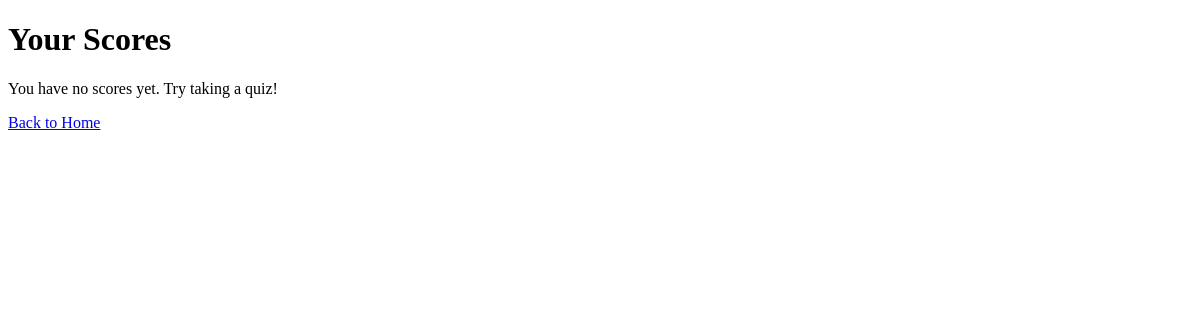
Before: /scores (signed in) with the older database file.
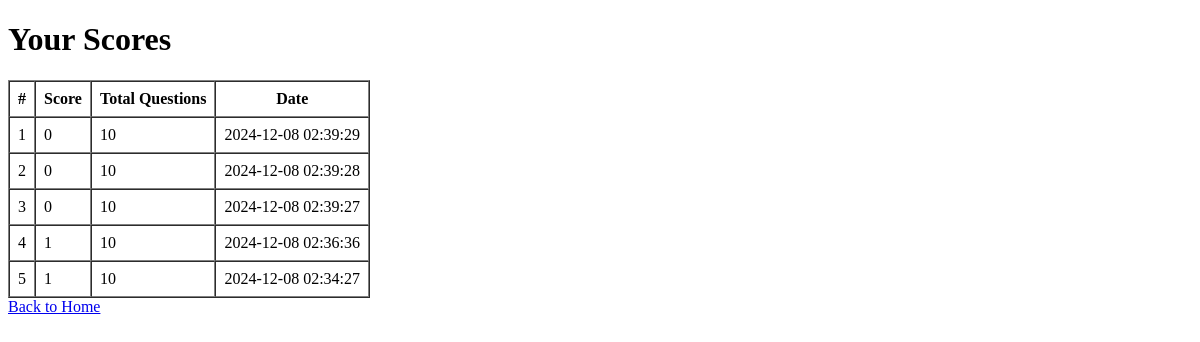
After: the same page with the newer database file.
### app.py (models this page shows)
class Score(db.Model):
    id = db.Column(db.Integer, primary_key=True)
    user_id = db.Column(db.Integer, db.ForeignKey('user.id'), nullable=False)
    score = db.Column(db.Integer, nullable=False)
    total_questions = db.Column(db.Integer, nullable=False)
    date = db.Column(db.DateTime, default=db.func.current_timestamp())

### app.py (the view)
@app.route('/scores')
@login_required
def scores():
    user_scores = Score.query.filter_by(user_id=current_user.id).order_by(Score.date.desc()).all()
    return render_template('scores.html', scores=user_scores)

### app.py (called while the page is built)
@login_manager.user_loader
def load_user(user_id):
    return User.query.get(int(user_id))

### templates/scores.html (shortened to what this page needs)
<!DOCTYPE html>
<html lang="en">
<head>
</head>
<body>
    <h1>Your Scores</h1>
    {% if scores and scores|length > 0 %}
        <table border="1" cellspacing="0" cellpadding="8">
            <thead>
                <tr>
                    <th>#</th>
                    <th>Score</th>
                    <th>Total Questions</th>
                    <th>Date</th>
                </tr>
            </thead>
            <tbody>
                {% for score in scores %}
                <tr>
                    <td>{{ loop.index }}</td>
                    <td>{{ score.score }}</td>
                    <td>{{ score.total_questions }}</td>
                    <td>{{ score.date.strftime('%Y-%m-%d %H:%M:%S') }}</td>
                </tr>
                {% endfor %}
            </tbody>
        </table>
    {% else %}
        <p>You have no scores yet. Try taking a quiz!</p>
    {% endif %}
    <a href="{{ url_for('home') }}">Back to Home</a>
</body>
</html>

Changed rows visible on the page:
added Score: score "0", total_questions "10", date "2024-12-08 02:39:29"
added Score: score "0", total_questions "10", date "2024-12-08 02:39:28"
added Score: score "0", total_questions "10", date "2024-12-08 02:39:27"
added Score: score "1", total_questions "10", date "2024-12-08 02:36:36"
added Score: score "1", total_questions "10", date "2024-12-08 02:34:27"
Other visible differences:
text no longer shown: "You have no scores yet. Try taking a quiz!"
text now shown: "# Score Total Questions Date"
